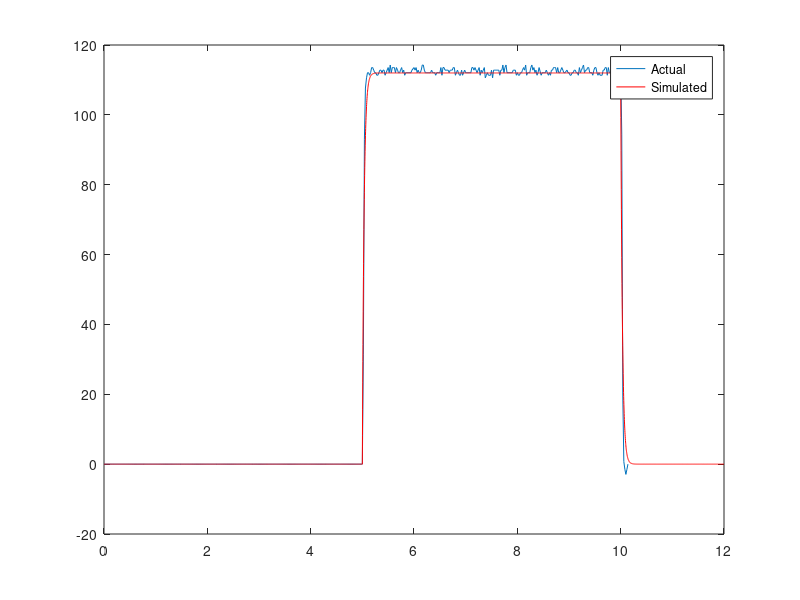

MATLAB code to generate this figure: (Note: this script raises an error after producing the figure.)
clear
clf
close all
clc

load dataOut.txt
load dataOut_sim.mat
plot(dataOut(:,1),dataOut(:,2))
hold
plot(simD(1,:),simD(2,:),'r')
legend('Actual','Simulated')
hold off
G=tf(0.468,[0.051,1])
% step(255*G)
% hold off
sisotool(G)

% motor encoder pulse to shaft angle =0.3 * pulse